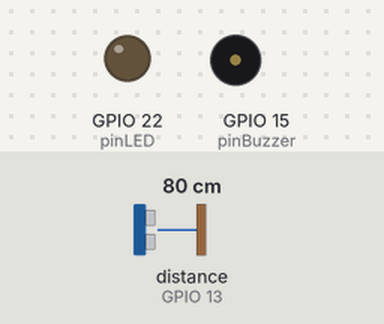
Simulated run of this program. Board: ESP32. On the bench: output pins drawn as LEDs (lit = HIGH), buzzer (waves = sounding, pin HIGH). Wiring (inferred from the names in the program): ultrasonic range finder: trigger GPIO 2; echo GPIO 13. Dashed ring = blinking. Inputs (shaded band) come from the test bench; at power-on: distance to the obstacle (sensor on GPIO 13) 80 cm. The echo pulse lasts 58.3 µs per cm; pins used as bus, display or sensor lines are not drawn.

Above: at 1.2 s.
1.3 s: distance to the obstacle (sensor on GPIO 13) set to 44 cm
2.8 s: distance to the obstacle (sensor on GPIO 13) set to 38 cm
At 3.05 s:
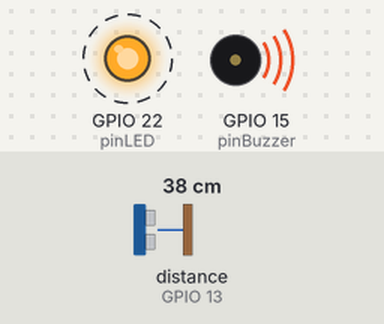
5.8 s: distance to the obstacle (sensor on GPIO 13) set to 60 cm
At 5.8 s:
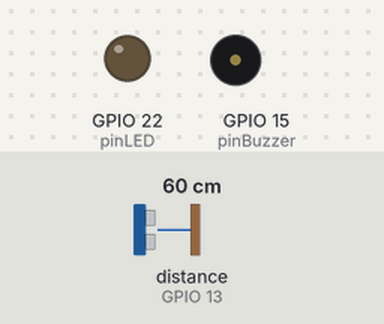
7.3 s: distance to the obstacle (sensor on GPIO 13) set to 2 cm
At 7.65 s:
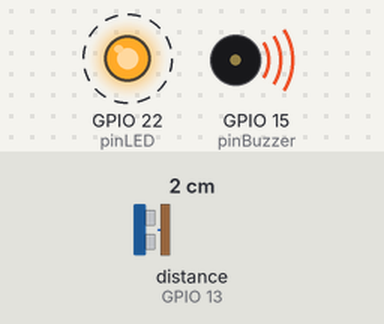
Timing chart, 0 to 11.3 s (numbered marks = the images above; inputs shaded):
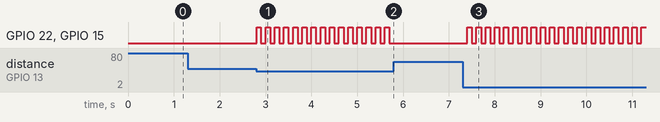

Measured:
- the behaviour switches between 41 and 40 cm on distance to the obstacle (sensor on GPIO 13) (found by bisection; images 0 and 1)
- after the input at 1.3 s, every drawn part: stays the same
- after the input at 2.8 s, GPIO 22 (pinLED), GPIO 15 (pinBuzzer): alternates HIGH for 0.10 s and LOW for 0.10 s, starting at once
- after the input at 5.8 s, GPIO 22 (pinLED), GPIO 15 (pinBuzzer): stops changing and stays LOW
- after the input at 7.3 s, GPIO 22 (pinLED), GPIO 15 (pinBuzzer): alternates HIGH for 0.10 s and LOW for 0.10 s, starting after 0.10 s

The program:

main.cpp
```cpp
#include <Arduino.h>

// Definisi Pin GPIO ESP32
const int pinTrig = 2;     // Pin Trig HC-SR04
const int pinEcho = 13;    // Pin Echo HC-SR04
const int pinLED = 22;     // Pin LED Merah
const int pinBuzzer = 15;  // Pin Signal Buzzer

// Batas jarak deteksi (cm)
const int batasJarak = 40;

// Set true kalau mau lihat jarak di Serial Monitor (JANGAN true saat Python jalan)
const bool DEBUG_SERIAL = false;

// Status alarm
bool alarmKamera = false;   // diatur dari Python ('1' / '0')
bool alarmJarak = false;    // diatur dari ultrasonik

unsigned long waktuUkurTerakhir = 0;
const unsigned long intervalUkur = 100;   // ms

// Deklarasi fungsi
long ukurJarak();
void setAlarm(bool aktif);

void setup() {
  Serial.begin(115200);

  pinMode(pinTrig, OUTPUT);
  pinMode(pinEcho, INPUT);
  pinMode(pinLED, OUTPUT);
  pinMode(pinBuzzer, OUTPUT);

  setAlarm(false);

  if (DEBUG_SERIAL) Serial.println("Sistem Pendeteksi Siap!");
}

void loop() {
  // 1. Baca perintah dari Python (kamera)
  while (Serial.available()) {
    char c = Serial.read();
    if (c == '1') alarmKamera = true;
    else if (c == '0') alarmKamera = false;
  }

  // 2. Ukur jarak tiap 100 ms (tanpa delay)
  if (millis() - waktuUkurTerakhir >= intervalUkur) {
    waktuUkurTerakhir = millis();
    long jarak = ukurJarak();

    alarmJarak = (jarak > 0 && jarak <= batasJarak);

    if (DEBUG_SERIAL) {
      Serial.printf("Jarak Objek: %ld cm\n", jarak);
      if (alarmJarak) Serial.println("WARNING: Objek Terlalu Dekat! [Alarm Aktif]");
    }
  }

  // 3. Output
  if (alarmKamera) {
    // Kepala menoleh: nyala terus
    setAlarm(true);
  } else if (alarmJarak) {
    // Objek terlalu dekat: kedip cepat 100 ms
    setAlarm((millis() / 100) % 2 == 0);
  } else {
    setAlarm(false);
  }
}

// Mengukur jarak dengan HC-SR04
long ukurJarak() {
  digitalWrite(pinTrig, LOW);
  delayMicroseconds(2);
  digitalWrite(pinTrig, HIGH);
  delayMicroseconds(10);
  digitalWrite(pinTrig, LOW);

  long durasi = pulseIn(pinEcho, HIGH, 30000);   // timeout 30 ms
  long jarak = durasi * 0.0343 / 2;
  return jarak;                                  // 0 kalau tidak ada pantulan
}

// Nyalakan / matikan LED + Buzzer sekaligus
void setAlarm(bool aktif) {
  digitalWrite(pinLED, aktif);
  digitalWrite(pinBuzzer, aktif);
}
```
